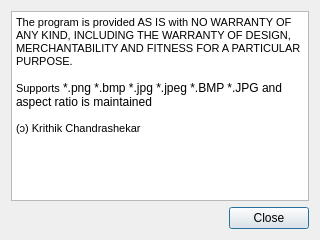
<?xml version="1.0" encoding="UTF-8"?>
<ui version="4.0">
 <class>aboutdialog</class>
 <widget class="QDialog" name="aboutdialog">
  <property name="windowModality">
   <enum>Qt::WindowModal</enum>
  </property>
  <property name="geometry">
   <rect>
    <x>0</x>
    <y>0</y>
    <width>320</width>
    <height>240</height>
   </rect>
  </property>
  <property name="windowTitle">
   <string>Dialog</string>
  </property>
  <property name="styleSheet">
   <string notr="true">QTextBrowser#aboutTextBrowser{

}</string>
  </property>
  <layout class="QVBoxLayout" name="verticalLayout">
   <item>
    <widget class="QTextBrowser" name="aboutTextBrowser">
     <property name="html">
      <string>&lt;!DOCTYPE HTML PUBLIC &quot;-//W3C//DTD HTML 4.0//EN&quot; &quot;http://www.w3.org/TR/REC-html40/strict.dtd&quot;&gt;
&lt;html&gt;&lt;head&gt;&lt;meta name=&quot;qrichtext&quot; content=&quot;1&quot; /&gt;&lt;style type=&quot;text/css&quot;&gt;
p, li { white-space: pre-wrap; }
&lt;/style&gt;&lt;/head&gt;&lt;body style=&quot; font-family:'Sans Serif'; font-size:9pt; font-weight:400; font-style:normal;&quot;&gt;
&lt;p style=&quot; margin-top:0px; margin-bottom:0px; margin-left:0px; margin-right:0px; -qt-block-indent:0; text-indent:0px;&quot;&gt;&lt;span style=&quot; font-family:'MS Shell Dlg 2'; font-size:8pt;&quot;&gt;The program is provided AS IS with NO WARRANTY OF ANY KIND, INCLUDING THE WARRANTY OF DESIGN, MERCHANTABILITY AND FITNESS FOR A PARTICULAR PURPOSE.&lt;/span&gt;&lt;/p&gt;
&lt;p style=&quot;-qt-paragraph-type:empty; margin-top:0px; margin-bottom:0px; margin-left:0px; margin-right:0px; -qt-block-indent:0; text-indent:0px; font-family:'MS Shell Dlg 2'; font-size:8pt;&quot;&gt;&lt;br /&gt;&lt;/p&gt;
&lt;p style=&quot; margin-top:0px; margin-bottom:0px; margin-left:0px; margin-right:0px; -qt-block-indent:0; text-indent:0px;&quot;&gt;&lt;span style=&quot; font-family:'MS Shell Dlg 2'; font-size:8pt; color:#000000;&quot;&gt;Supports &lt;/span&gt;&lt;span style=&quot; color:#000000;&quot;&gt;*.png *.bmp *.jpg *.jpeg *.BMP *.JPG and aspect ratio is maintained&lt;/span&gt;&lt;/p&gt;
&lt;p style=&quot;-qt-paragraph-type:empty; margin-top:0px; margin-bottom:0px; margin-left:0px; margin-right:0px; -qt-block-indent:0; text-indent:0px; font-family:'MS Shell Dlg 2'; font-size:8pt;&quot;&gt;&lt;br /&gt;&lt;/p&gt;
&lt;p style=&quot; margin-top:0px; margin-bottom:0px; margin-left:0px; margin-right:0px; -qt-block-indent:0; text-indent:0px;&quot;&gt;&lt;span style=&quot; font-family:'sans-serif'; font-size:8pt; color:#000000; background-color:#ffffff;&quot;&gt;(ɔ) Krithik Chandrashekar &lt;/span&gt;&lt;/p&gt;
&lt;p style=&quot;-qt-paragraph-type:empty; margin-top:0px; margin-bottom:0px; margin-left:0px; margin-right:0px; -qt-block-indent:0; text-indent:0px; font-family:'sans-serif'; font-size:8pt; color:#000000;&quot;&gt;&lt;br /&gt;&lt;/p&gt;
&lt;p style=&quot;-qt-paragraph-type:empty; margin-top:0px; margin-bottom:0px; margin-left:0px; margin-right:0px; -qt-block-indent:0; text-indent:0px;&quot;&gt;&lt;br /&gt;&lt;/p&gt;&lt;/body&gt;&lt;/html&gt;</string>
     </property>
    </widget>
   </item>
   <item>
    <layout class="QHBoxLayout" name="horizontalLayout">
     <item>
      <spacer name="horizontalSpacer">
       <property name="orientation">
        <enum>Qt::Horizontal</enum>
       </property>
       <property name="sizeHint" stdset="0">
        <size>
         <width>195</width>
         <height>20</height>
        </size>
       </property>
      </spacer>
     </item>
     <item>
      <widget class="QPushButton" name="closeButton">
       <property name="text">
        <string>Close</string>
       </property>
      </widget>
     </item>
    </layout>
   </item>
  </layout>
 </widget>
 <resources/>
 <connections/>
</ui>
